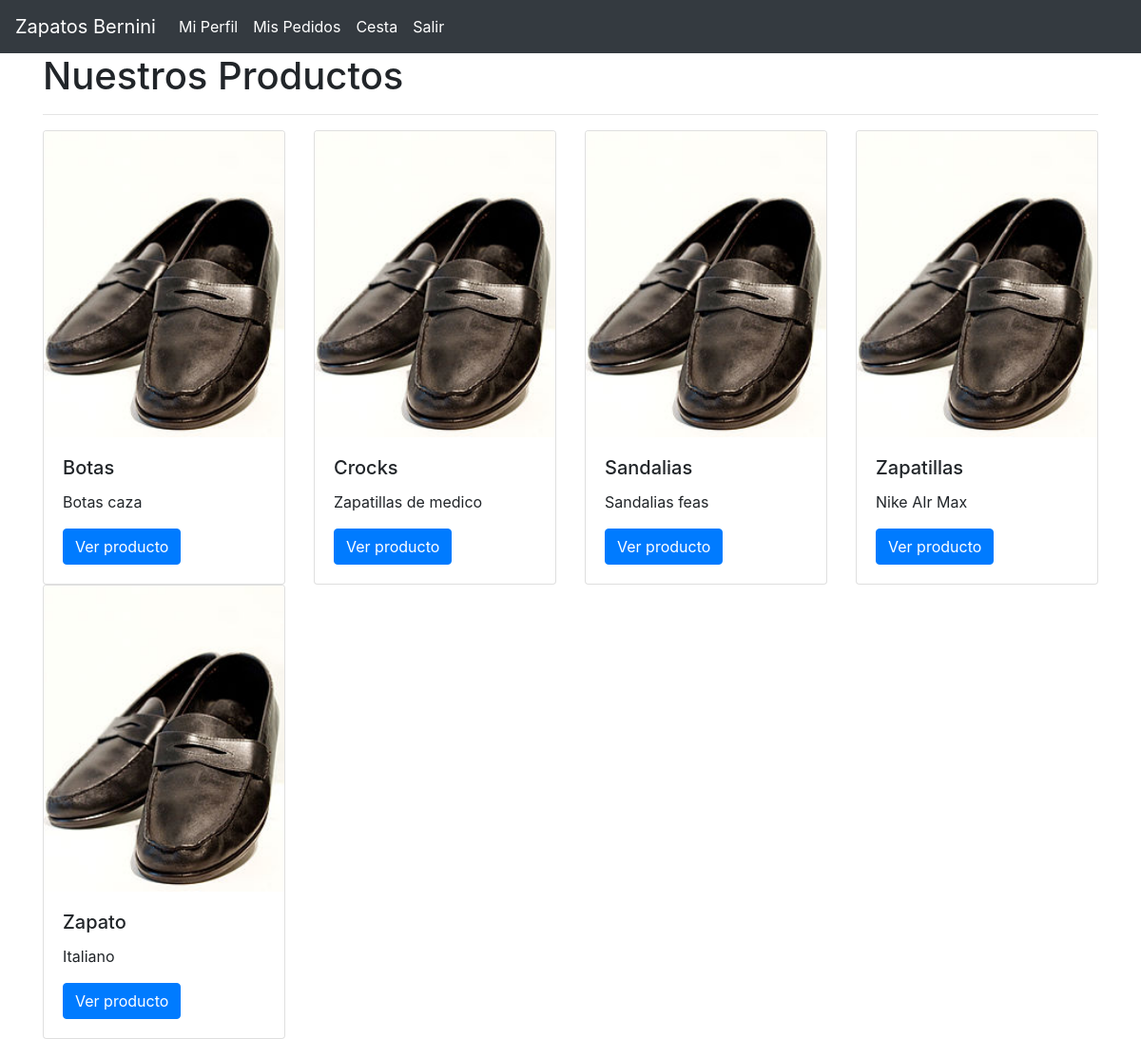
Page /shop/ (signed in) on the committed database.
### shop/models.py (models this page shows, shortened)
class Producto (models.Model):
    nombre = models.CharField(max_length=200)
    slug = models.SlugField(unique = True)
    descripcion = models.TextField()
    stock = models.IntegerField()
    precio = models.FloatField()
    atributos = JSONField()
    class Meta:
        ordering = ('nombre',)
        verbose_name = 'producto'
        verbose_name_plural = 'productos'
    def get_absolute_url(self):
        return reverse('productodetalle',kwargs={'slug':self.slug})

### shop/views.py (the view)
# urls.py: url(r'^shop/$',views.tienda,name="tienda"),
def tienda(request):
    if not request.user.is_authenticated:
        return HttpResponseRedirect("/")
    productos = Producto.objects.all()
    return render(request,'tienda.html',{'productos':productos})

### shop/templates/tienda.html (shortened to what this page needs)
{% extends 'base.html' %}
{% block content %}
{%load static%}
    <div class="container">
    	<div class="row">
    		<div class="col-md-12 col-lg-12">
    			<h1>Nuestros Productos</h1>
    			<hr class="my-7">
    		</div>
    	</div>
    </div>
    <div class="container">
    	{% if productos %}
                <div class="row">
            {% for p in productos %}
                <div class="col-md-3 col-lg-3">
                    <div class="card">
                        <img class="card-img-top" src="{% static 'img/zapato.jpg' %}" alt="Card image cap">
                        <div class="card-body">
                            <h5 class="card-title">{{p.nombre}}</h5>
                            <p class="card-text">{{p.descripcion}}</p>
                            <a href="{{p.get_absolute_url}}" class="btn btn-primary">Ver producto</a>
                        </div>
                    </div>
                </div>
                {% if forloop.last%}
                    </div>
                {% else %}
                    {% if forloop.counter|divisibleby:4 %}
                        </div><div class="row">
                    {%endif%}
                {% endif %}
            {% endfor %}
    	{% endif %}
    </div>
{% endblock %}

### shop/templates/base.html (shortened to what this page needs)
<!doctype html>
<html lang="es">
  <head>
    {%load static%}
    <link rel="stylesheet" href="{% static "css/bootstrap.min.css" %}"/>
    <link rel="stylesheet" href="{% static "css/datatables.css" %}"/>
  </head>
  <body>
	<nav class="navbar navbar-expand-sm bg-dark navbar-dark">
		<a class="navbar-brand" href="{% url 'tienda' %}">Zapatos Bernini</a>
  		<ul class="navbar-nav">
    		<li class="nav-item active">
    		  <a class="nav-link" href="{% url 'mi_perfil' %}">Mi Perfil</a>
    		</li>
    		<li class="nav-item active">
    		  <a class="nav-link" href="{% url 'mis_pedidos' %}">Mis Pedidos</a>
    		</li>
    		<li class="nav-item active">
    		  <a class="nav-link" href="{% url 'carrito' %}">Cesta</a>
    		</li>
    		<li class="nav-item active">
    		  <a class="nav-link" href="{% url 'logout' %}">Salir</a>
    		</li>
  		</ul>
	</nav>
	{% block content %}{%endblock%}
  </body>
</html>

### rows in the picture
Producto: nombre "Botas", descripcion "Botas caza"
Producto: nombre "Crocks", descripcion "Zapatillas de medico"
Producto: nombre "Sandalias", descripcion "Sandalias feas"
Producto: nombre "Zapatillas", descripcion "Nike AIr Max"
Producto: nombre "Zapato", descripcion "Italiano"
